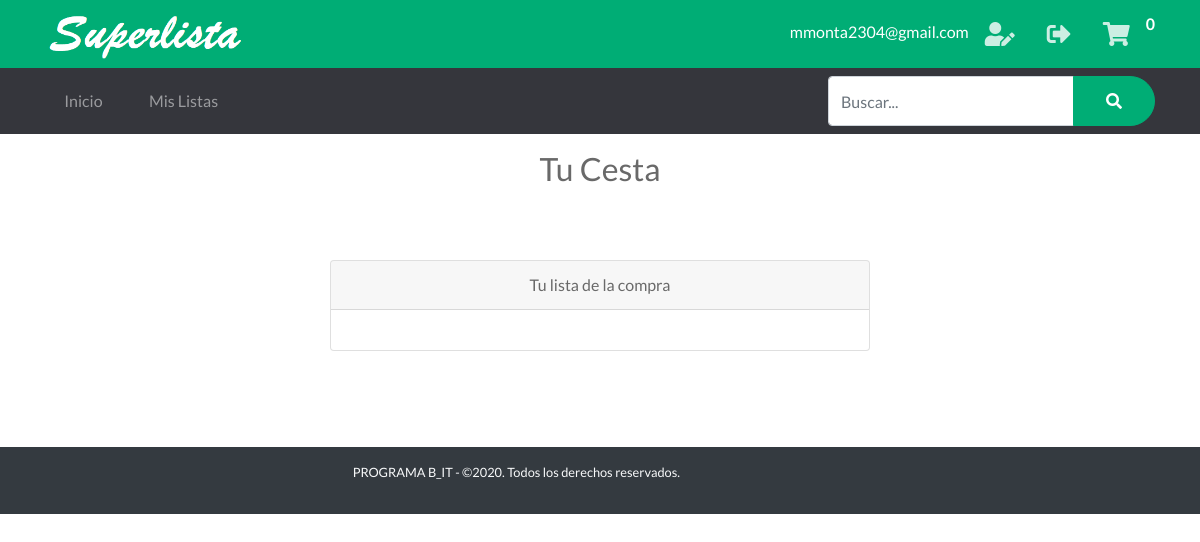
The page /cart (signed in) on the database as committed earlier.
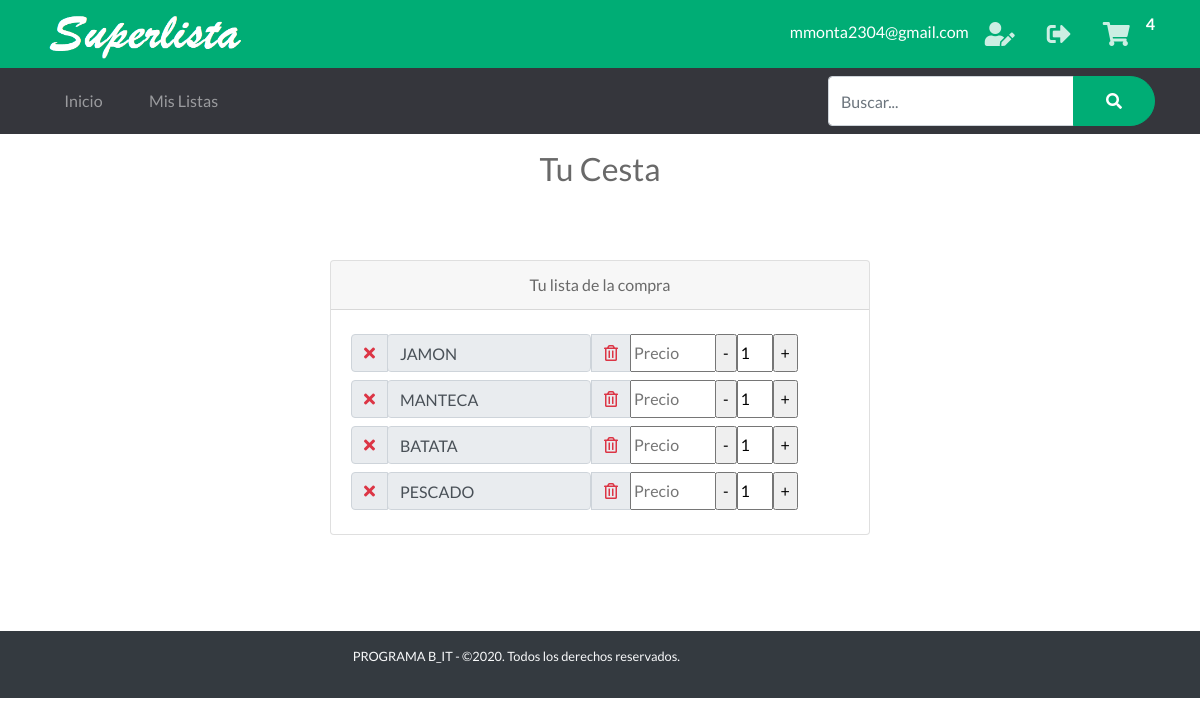
The same page on the database as committed later.
### tables this page shows
CREATE TABLE "Cesta" (
	"Id"	INTEGER NOT NULL PRIMARY KEY AUTOINCREMENT UNIQUE,
	"Id_Usuario"	INTEGER NOT NULL,
	"Item"	INTEGER NOT NULL,
	"Tachar"	INTEGER
);

### app.py (the view)
@app.route('/cart')  # Ruta Mi Cesta
def cart():
    cantCarrito()
    if 'nombre' in session:
        items = getAllCesta()
        g.db.close()
        return render_template('carrito.html', items=items)
    else:
        items = getAllCesta()
        g.db.close()
        return render_template('carrito_home.html', items=items)

### app.py (called while the page is built)
def get_db():
    db = getattr(g, '_database', None)
    if db is None:
        db = g._database = sqlite3.connect('database1.db')
    return db

@app.teardown_appcontext
def close_connection(exception):
    db = getattr(g, '_database', None)
    if db is not None:
        db.close()

def conectar_db():
    return sqlite3.connect('database1.db')

def getAllCesta():
    if 'nombre' in session:
        id = session['id']
    else:
        id = -1
    g.db = conectar_db()
    consulta = 'SELECT * FROM Cesta WHERE (Id_usuario = ?)'
    cur = g.db.execute(consulta, [id])
    items = [dict(Id=row[0], Id_Usuario=row[1], Item_nombre=row[2], Tachar=row[3])
             for row in cur.fetchall()]
    g.db.close()
    return items

def cantCarrito():
    if 'nombre' in session:
        id_usuario = session['id']
    else:
        id_usuario = -1
    db = get_db()
    while not(db):
        db = get_db()
    cur = db.cursor()
    find_prod = (
        "SELECT COUNT(Id) FROM Cesta WHERE Id_Usuario = ?")
    cur.execute(find_prod, [(id_usuario)])
    resultado = cur.fetchone()
    session['carrito'] = resultado[0]
    print(resultado)
    print(session['carrito'])
    return session['carrito']

### templates/carrito.html
{% extends "layout_logged_in.html" %}
{% block content %}
<section>
    <div class="text h2 text-center py-3">
        <span>Tu Cesta</span>
    </div>
    <div class="container">
        <div class="row justify-content-center">
            <div class="col-6 py-5 text-center">
                <div class="card">
                    <div class="card-header">
                        <span>Tu lista de la compra</span>
                    </div>
                    <div class="card-body ">
                        {%for item in items %}
                                <div class="input-group py-1">
                                    <div class="input-group-prepend">
                                        <div class="input-group-text">
                                            <a href="/adquirido/{{item.Id}}"><i class="{% if item.Tachar %} text-success fas fa-check {% else %} text-danger fas fa-times  {% endif %} "></i></a>
                                        </div>
                                    </div>
                                    <div class="input">
                                        <input type="text" readonly="true" color="blue" class="form-control {% if item.Tachar %} tachar {% endif %}" value="{{item.Item_nombre}}">
                                    </div>
                                    <div class="input-group-prepend">
                                        <div class="input-group-text">
                                            <a href="/DeleteArtCesta/{{item.Id}}"><i class="far fa-trash-alt text-danger"></i></a>
                                        </div>
                                    </div>
                                    <div class="input-group-prepend">
                                        <input type="text" size="8" placeholder="Precio" >
                                    </div>
                                    <input type="button" name="menos1" id="menos1" value="-" onclick="RtrCampo('cantidad_tropas1')"/>
                                    <input type='text'  size="2" name='cantidad_tropas1' id='cantidad_tropas1' value=1>
                                    <input type="button" name="mas1" id="mas1" value="+" onclick="SmrCampo('cantidad_tropas1')"/>
                                </div>
                        {%endfor%}
                    </div>
                </div>
            </div>
        </div>
    </div>
</section>
{% endblock %}

### templates/layout_logged_in.html (shortened to what this page needs)
<!doctype html>
<html lang="en">
<head>
    <link rel="stylesheet" href="{{ url_for('static', filename='css/bootstrap.min.css') }}">
    <link rel="stylesheet" href="{{ url_for('static', filename='css/bootnavbar.css') }}">
    <link rel="stylesheet" href="{{ url_for('static', filename='css/all.css') }}">
    <link rel="stylesheet" href="{{ url_for('static', filename='css/swiper.min.css') }}">
    <link rel="stylesheet" href="{{ url_for('static', filename='css/animate.min.css') }}">
    <link rel="stylesheet" href="{{ url_for('static', filename='css/venobox.css') }}">
    <link rel="stylesheet" href="{{ url_for('static', filename='css/jarallax.css') }}">
    <link rel="stylesheet" href="{{ url_for('static', filename='js/pickadate.js/themes/default.css') }}">
    <link rel="stylesheet"  href="{{ url_for('static', filename='js/pickadate.js/themes/default.date.css') }}">
     <link rel="stylesheet" href="{{ url_for('static', filename='js/pickadate.js/themes/default.time.css') }}">
    <link rel="stylesheet" href="{{ url_for('static', filename='css/estilos.css') }}">
    <link rel="stylesheet" href="{{url_for('static', filename='css/main.css')}}">
</head>
<body>
    <section id="barra-contacto" class="bg-primary text-white py-3 py-lg-1 text-center">
        <div class="container">
            <div class="row justify-content-sm-between align-items-sm-center">
                <div class="col-auto align-content-sm-center">
                    <a  href="javascript:history.back(-1);" class="logo">
                        <img src="{{ url_for('static', filename='images/texto.png') }}" alt="Logo del sitio" width="200"
                            class="img-fluid">
                    </a>
                </div>
                <div class="col-12 col-sm-auto">
                    <ul class="redes-sociales list-unstyled d-inline-flex mb-0">
                        <li class="py-2">{{ session['correo'] }}</li>
                        <li><a href="/perfil"><i class="fas fa-user-edit"></i></i></a></li>
                        <li><a href="/logout"><i class="fas fa-sign-out-alt"></i></i></a></li>
                        <div>
                            <li><a href="/cart"><i class="fas fa-shopping-cart"></i></a></li>
                        </div>
                        <span id="cantidad"> <strong>{{ session['carrito'] }}</strong></span>
                    </ul>
                </div>
            </div>
        </div>
    </section>
    <nav id="menu-navegacion" class="navbar navbar-dark bg-secondary navbar-expand-md">
        <div class="container">
            <div class="collapse navbar-collapse" id="menu-principal">
                <ul class="navbar-nav mt-3 mt-md-0">
                    <li class="nav-item mb-1 mb-md-0 mr-md-2"><a href="{{ url_for('home' )}}" class="nav-link">Inicio</a></li>
                    <li class="nav-item mb-1 mb-md-0 mr-md-2"><a href="{{ url_for('MisListas')}}" class="nav-link">Mis Listas</a></li>
                </ul>
            </div>
            <form action="" class=" bg-secondary ">
                <div class="form-group mb-0">
                    <div class="input-group">
                        <input type="text" size="25" style="height:50px" name="buscar" id="buscar" placeholder="Buscar..." class="form-control">
                        <div class="input-group-append">
                            <button type="submit" class="btn btn-primary"><i class="fas fa-search"></i></button>
                        </div>
                    </div>
                </div>
            </form>
        </div>
    </nav>
    {% block content %}
    {% endblock %}
    <br>
    <br>
    <footer id="pie-de-pagina" class="bg-dark  text-light text-truncate">
        <div class="container">
            <div class="row align-items-center py-2">
                <div class="col-12 col-md-6 py-2 col-xl-7 text-center text-md-right small">
                    <p>PROGRAMA B_IT - ©2020. Todos los derechos reservados.</p>
                </div>
            </div>
        </div>
    </footer>
</body>
</html>

### static/css/all.css (style rules this page uses)
.fa, .fas, .far, .fal, .fab { -moz-osx-font-smoothing: grayscale; -webkit-font-smoothing: antialiased; display: inline-block; font-style: normal; font-variant: normal; text-rendering: auto; line-height: 1; }
.fa-search:before { content: "\f002"; }
.fa-shopping-cart:before { content: "\f07a"; }
.fa-sign-out-alt:before { content: "\f2f5"; }
.fa-times:before { content: "\f00d"; }
.fa-trash-alt:before { content: "\f2ed"; }
.fa-user-edit:before { content: "\f4ff"; }
.far { font-family: 'Font Awesome 5 Free'; font-weight: 400; }
.fa, .fas { font-family: 'Font Awesome 5 Free'; font-weight: 900; }

### static/css/estilos.css (style rules this page uses)
html { font-size: 13px; }
body { font-family: 'Lato', sans-serif; color: #696969; }
.btn { border-radius: 2rem; padding: .6rem 2rem; font-weight: bold; }
.bg-primary { background-color: #00ad75 !important; }
.btn-primary { color: #fff; background-color: #00ad75; border-color: #00ad75; position: relative; overflow: hidden; z-index: 1; -webkit-transition: all .3s ease; transition: all .3s ease; }
.btn-primary:after { font-family: 'Font Awesome 5 Free'; font-weight: 900; position: relative; left: .6rem; top: .1rem; -webkit-transition: left .3s ease; transition: left .3s ease; }
.btn-primary:before { content: ""; z-index: -1; width: 0; height: 100%; background: #fff; position: absolute; left: 50%; top: 0; -webkit-transform: skew(45deg, 0); transform: skew(45deg, 0); -webkit-transition: all .4s ease; transition: all .4s ease; }
.bg-secondary { background-color: #35363c !important; }
.redes-sociales li a i { color: #fff; font-size: 1.5rem; padding: .6rem 1rem; opacity: .8; -webkit-transition: all .3s ease-in-out; transition: all .3s ease-in-out; }
.navbar-dark .navbar-nav .nav-link { padding: 1rem 1.5rem; display: -webkit-box; display: -ms-flexbox; display: flex; -webkit-box-pack: justify; -ms-flex-pack: justify; justify-content: space-between; border-radius: .5rem; -webkit-transition: all .3s ease; transition: all .3s ease; }
.navbar-dark .navbar-nav .nav-link:after { font-family: 'Font Awesome 5 Free'; content: "\f105"; font-weight: 900; -webkit-transition: all .3s ease; transition: all .3s ease; }
@media (min-width: 768px) { .navbar-dark .navbar-nav .nav-link { padding: .7rem 1.2rem; border-radius: 1.5rem; } }
@media (min-width: 768px) { .navbar-dark .navbar-nav .nav-link:after { content: ""; } }
@media (min-width: 990px) { html { font-size: 16px; } }

Rows that differ between the two databases and show on the page:
added Cesta: Tachar 0 (drawn), Item_nombre "JAMON"
added Cesta: Tachar 0 (drawn), Item_nombre "MANTECA"
added Cesta: Tachar 0 (drawn), Item_nombre "BATATA"
added Cesta: Tachar 0 (drawn), Item_nombre "PESCADO"
Other text that changed with them:
{{ session['carrito'] }}: "0" → "4"
